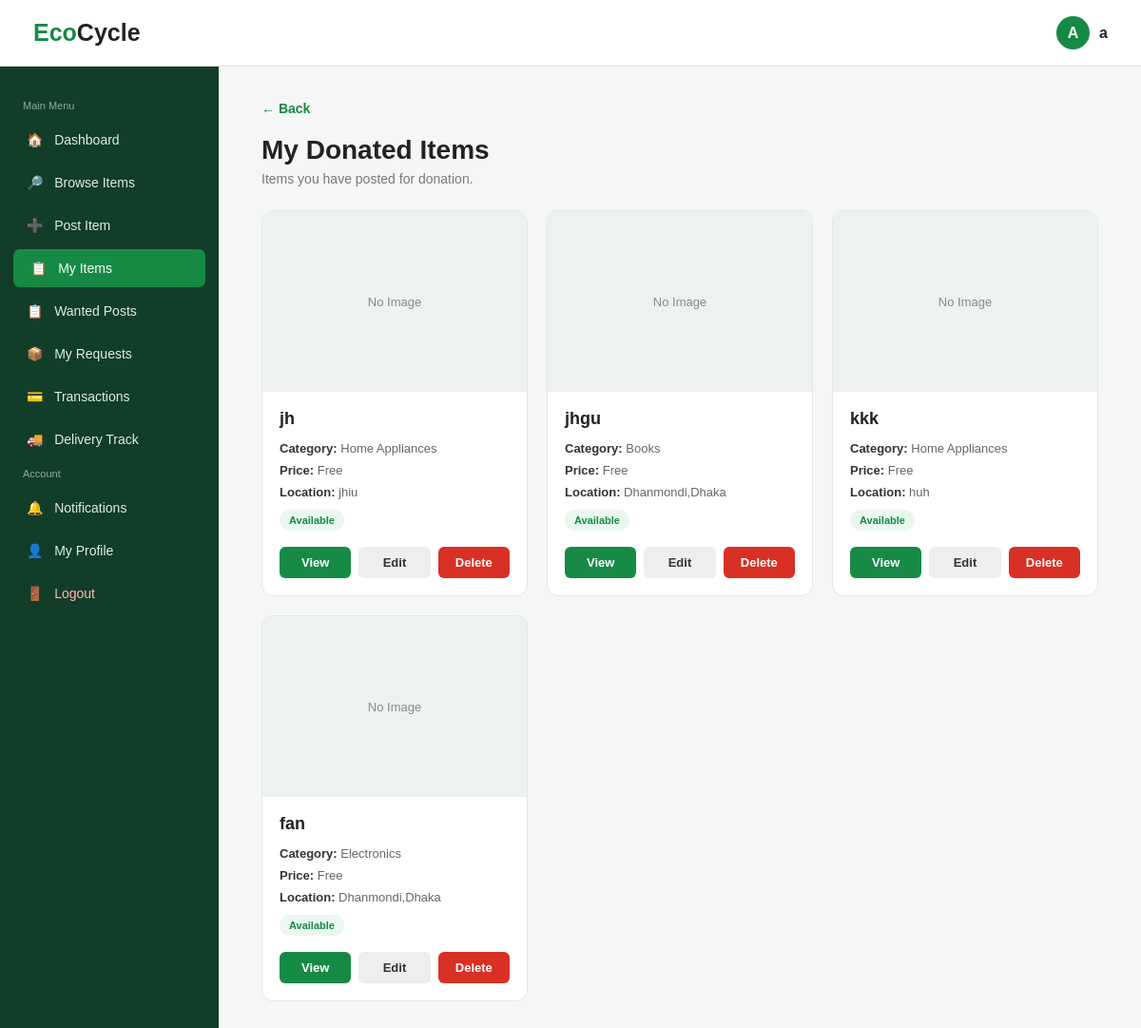
Screenshot of /index.php?url=items/donate (signed in) with the database file from the repository.
### tables this page shows
CREATE TABLE `items` (
  `item_id` int(11) NOT NULL,
  `user_id` int(11) DEFAULT NULL,
  `ngo_id` int(11) DEFAULT NULL,
  `title` varchar(100) NOT NULL,
  `category` varchar(50) NOT NULL,
  `description` text DEFAULT NULL,
  `type` varchar(30) NOT NULL,
  `price` varchar(100) NOT NULL,
  `location` varchar(100) NOT NULL,
  `image` varchar(255) NOT NULL,
  `status` varchar(20) NOT NULL,
  `payment_method` varchar(20) DEFAULT NULL,
  `payment_number` varchar(20) DEFAULT NULL
);

### app/core/Controller.php (called while the page is built, shortened)
<?php
abstract class Controller
{
    protected function view(string $view, array $data = []): void
    {
        extract($data, EXTR_SKIP);
        require APP_PATH . '/views/' . $view . '.php';
    }
}

### app/controllers/ItemController.php (called while the page is built, shortened)
<?php
class ItemController extends Controller
{
    private int $user_id;
    public function __construct()
    {
        $this->user_id = $this->requireLogin();
    }
    public function donate(): void
    {
        $this->view('items/donate', [
            'name' => $_SESSION['name'] ?? 'User',
            'result' => $this->model('Item')->byOwnerAndType($this->user_id, 'Donate'),
        ]);
    }
}

### app/core/Router.php (called while the page is built, shortened)
<?php
class Router
{
    private array $routes;
    public function __construct(array $routes)
    {
        $this->routes = $routes;
    }
    public function dispatch(string $url): void
    {
        $route = trim($url, '/');
        [$controllerName, $method] = explode('@', $this->routes[$route]);
        $controller = new $controllerName();
        $controller->$method();
    }
}

### index.php (called while the page is built, shortened)
<?php
require APP_PATH . '/core/Database.php';
require APP_PATH . '/core/Model.php';
require APP_PATH . '/core/Controller.php';
require APP_PATH . '/core/Router.php';
$router = new Router(require ROOT_PATH . '/config/routes.php');
$router->dispatch($_GET['url'] ?? '');

### app/core/Model.php (called while the page is built, shortened)
<?php
abstract class Model
{
    protected mysqli $db;
    public function __construct()
    {
        $this->db = Database::connection();
    }
    protected function query(string $sql, array $params = []): mysqli_result|bool
    {
        return $this->db->execute_query($sql, array_values($params));
    }
    protected function fetchAll(string $sql, array $params = []): array
    {
        $result = $this->query($sql, $params);
        return $result instanceof mysqli_result ? $result->fetch_all(MYSQLI_ASSOC) : [];
    }
    protected function fetchValue(string $sql, array $params = []): mixed
    {
        $result = $this->query($sql, $params);
        $row = $result->fetch_row();
        return $row ? $row[0] : null;
    }
}

### app/core/Database.php (called while the page is built, shortened)
<?php
class Database
{
    private static ?mysqli $conn = null;
    public static function connection(): mysqli
    {
        if (self::$conn === null) {
            $conn = mysqli_connect(DB_HOST, DB_USER, DB_PASS, DB_NAME);
            mysqli_set_charset($conn, 'utf8mb4');
            self::$conn = $conn;
        }
        return self::$conn;
    }
}

### app/models/Notification.php (called while the page is built, shortened)
<?php
class Notification extends Model
{
    public function countUnreadForUser(int $userId): int
    {
        return (int)$this->fetchValue(
            "SELECT COUNT(*) FROM notifications WHERE user_id = ? AND status = 'Unread'",
            [$userId]
        );
    }
}

### app/models/Item.php (called while the page is built, shortened)
<?php
class Item extends Model
{
    public function byOwnerAndType(int $userId, string $type): array
    {
        return $this->fetchAll(
            'SELECT * FROM items WHERE user_id = ? AND type = ? ORDER BY item_id DESC',
            [$userId, $type]
        );
    }
}

### app/views/items/donate.php (the view, shortened to what this page needs)
<!DOCTYPE html>
<html>
<head>
<link rel="stylesheet" href="assets/css/style.css">
</head>
<body>
<?php require APP_PATH . '/views/layouts/header_sidebar.php'; ?>
<main class="main">
    <a
        href="index.php?url=items/mine"
        class="back"
    >
        ← Back
    </a>
    <div class="header">
        <h1>
            My Donated Items
        </h1>
        <p>
            Items you have posted for donation.
        </p>
    </div>
    <div class="grid">
    <?php
    if(
        $result &&
        count($result) > 0
    )
    {
        foreach($result as $item)
        {
    ?>
        <div class="card">
            <?php
            if(
                !empty($item["image"]) &&
                file_exists(
                    "uploads/".$item["image"]
                )
            )
            {
            ?>
                <img
                    src="uploads/<?php
                    echo htmlspecialchars(
                        $item["image"]
                    );
                    ?>"
                    class="image"
                    alt="Item Image"
                >
            <?php
            }
            else
            {
            ?>
                <div class="no-image">
                    No Image
                </div>
            <?php
            }
            ?>
            <div class="content">
                <div class="title">
                    <?php
                    echo htmlspecialchars(
                        $item["title"]
                    );
                    ?>
                </div>
                <div class="detail">
                    <strong>
                        Category:
                    </strong>
                    <?php
                    echo htmlspecialchars(
                        $item["category"]
                    );
                    ?>
                </div>
                <div class="detail">
                    <strong>
                        Price:
                    </strong>
                    Free
                </div>
                <div class="detail">
                    <strong>
                        Location:
                    </strong>
                    <?php
                    echo htmlspecialchars(
                        $item["location"]
                    );
                    ?>
                </div>
                <span class="status">
                    <?php
                    echo htmlspecialchars(
                        $item["status"]
                    );
                    ?>
                </span>
                <div class="buttons">
                    <a
                        href="index.php?url=items/view&id=<?php
                        echo $item["item_id"];
                        ?>"
                        class="view"
                    >
                        View
                    </a>
                    <?php if (!in_array(strtolower(trim($item["status"] ?? "")), ["accepted", "donated"], true)): ?>
                        <a
                            href="index.php?url=items/edit&id=<?php
                            echo $item["item_id"];
                            ?>"
                            class="edit"
                        >
                            Edit
                        </a>
                    <?php endif; ?>
                    <a
                        href="index.php?url=items/delete&id=<?php
                        echo $item["item_id"];
                        ?>"
                        class="delete"
                        onclick="return confirm(
                            'Are you sure you want to delete this item?'
                        );"
                    >
                        Delete
                    </a>
                </div>
            </div>
        </div>
    <?php
        }
    }
    else
    {
    ?>
        <div class="empty">
            You have not posted any donated items yet.
        </div>
    <?php
    }
    ?>
    </div>
</main>
</body>
</html>

### assets/css/style.css (style rules this page uses)
* { margin:0; padding:0; box-sizing:border-box; }
body { font-family:Arial,sans-serif; background:#f5f7f6; color:#222; }

### app/views/items/donate.php (style rules this page uses)
.main { margin-left:230px; padding:105px 45px 50px; max-width:1300px; }
.back { display:inline-block; color:#168a45; text-decoration:none; font-size:14px; font-weight:bold; margin-bottom:20px; }
.header { margin-bottom:25px; }
.header h1 { font-size:28px; margin-bottom:6px; }
.header p { color:#777; font-size:14px; }
.grid { display:grid; grid-template-columns:repeat(3,1fr); gap:20px; }
.card { background:white; border:1px solid #e5e5e5; border-radius:12px; overflow:hidden; }
.image, .no-image { width:100%; height:190px; }
.no-image { background:#eef2ef; display:flex; align-items:center; justify-content:center; color:#888; font-size:13px; }
.content { padding:18px; }
.title { font-size:18px; font-weight:bold; margin-bottom:13px; }
.detail { font-size:13px; color:#666; margin-bottom:8px; }
.detail strong { color:#333; }
.status { display:inline-block; background:#eaf7ef; color:#168a45; padding:5px 10px; border-radius:20px; font-size:11px; font-weight:bold; margin-top:3px; }
.buttons { display:flex; gap:8px; margin-top:17px; }
.buttons a { flex:1; text-align:center; padding:9px 5px; border-radius:6px; text-decoration:none; font-size:13px; font-weight:bold; }
.view { background:#168a45; color:white; }
.edit { background:#eee; color:#333; }
.delete { background:#d93025; color:white; }

### rows the page displays
items: shows "No Image", title "jh", category "Home Appliances", location "jhiu", status "Available"
items: shows "No Image", title "jhgu", category "Books", location "Dhanmondi,Dhaka", status "Available"
items: shows "No Image", title "kkk", category "Home Appliances", location "huh", status "Available"
items: shows "No Image", title "fan", category "Electronics", location "Dhanmondi,Dhaka", status "Available"

### other values shown
substr($name,0,1) "A"
$name "a"
